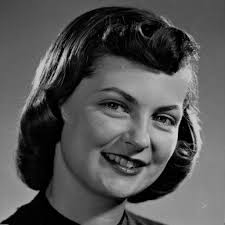
#> input picture image2.jpeg, 225 x 225 px, found by its file name
$ python task3b.py
#> lines starting #> are read from the running program, lines starting #| are printed output that depends on the picture; after the words box and inside, x2 and y2 are one past the last pixel; in counts of white or black regions, pixels touching at a corner belong together
# 3.(b) Use different sizes of mask (3×3, 5×5, 7×7) with average filter for noise suppression
# and observe their performance in terms of PSNR.

import cv2
import numpy as np

def average_filter(image, mask_size):
    filtered_image = image.copy()
    height, width = filtered_image.shape
    offset, weight = mask_size // 2, mask_size * mask_size

    for r in range(height):
        for c in range(width):
            filtered_image[r, c] = 0
            for x in range(-offset, offset + 1):
                for y in range(-offset, offset + 1):
                    if (r + x >= 0 and r + x < height and c + y >= 0 and c + y < width):
                        filtered_image[r, c] += (image[r + x, c + y] / weight)

    return np.uint8(filtered_image)


def calculate_psnr(original, filtered):
    mse = np.mean((original - filtered) ** 2)
    if mse == 0:
        return 100
    pixel_max = 255.0
    return 20 * np.log10(pixel_max / np.sqrt(mse))


img = cv2.imread('image2.jpeg', cv2.IMREAD_GRAYSCALE)
#> img is the input picture: shape (225, 225); min 0, max 220, mean 83.7
noisy_img = img.copy()
prob = 0.05
th = 1-prob
for i in range(img.shape[0]):
    for j in range(img.shape[1]):
        rnd = np.random.rand()
        if rnd < prob:
            noisy_img[i, j] = 1
        elif rnd > th:
            noisy_img[i,j] = 254
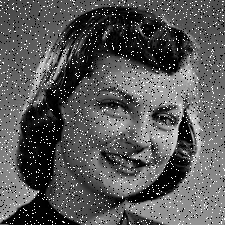
#> noisy_img: shape (225, 225); 9.95% of pixels changed, all inside (x1, y1, x2, y2) = (0, 0, 225, 225)

mask_3x3 = average_filter(noisy_img, 3)
#> after the loop in average_filter, `for r in range(height):`:
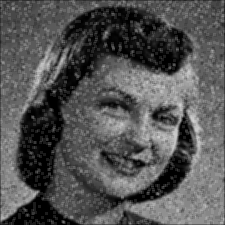
#> filtered_image: shape (225, 225); min 0, max 209, mean 83.7
mask_5x5 = average_filter(noisy_img, 5)
#> call 2 of average_filter, with mask_size = 5
#> after the loop in average_filter (call 2), `for r in range(height):`:
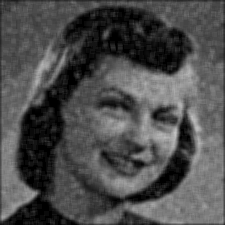
#> filtered_image: shape (225, 225); min 0, max 195, mean 77
mask_7x7 = average_filter(noisy_img, 7)
#> call 3 of average_filter, with mask_size = 7
#> after the loop in average_filter (call 3), `for r in range(height):`:
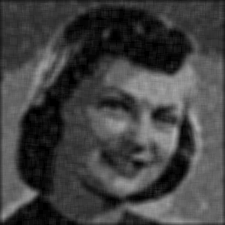
#> filtered_image: shape (225, 225); min 0, max 173, mean 65.6

psnr_3x3 = calculate_psnr(img, mask_3x3)
#> in calculate_psnr, `mse = np.mean((original - filtered) ** 2)`: mse = 73.79
#> psnr_3x3 = 29.45
psnr_5x5 = calculate_psnr(img, mask_5x5)
#> psnr_5x5 = 28.94
psnr_7x7 = calculate_psnr(img, mask_7x7)
#> psnr_7x7 = 28.1

print(f'PSNR (3x3 average filter): {psnr_3x3:.2f} dB')
#| PSNR (3x3 average filter): 29.45 dB
print(f'PSNR (5x5 average filter): {psnr_5x5:.2f} dB')
#| PSNR (5x5 average filter): 28.94 dB
print(f'PSNR (7x7 average filter): {psnr_7x7:.2f} dB')
#| PSNR (7x7 average filter): 28.10 dB

cv2.imshow('Mask size 3x3', mask_3x3)
cv2.imshow('Mask size 5x5', mask_5x5)
cv2.imshow('Mask size 7x7', mask_7x7)
cv2.imshow('Original Image', img)
cv2.imshow('Noisy Image', noisy_img)
cv2.waitKey(0)
cv2.destroyAllWindows()
